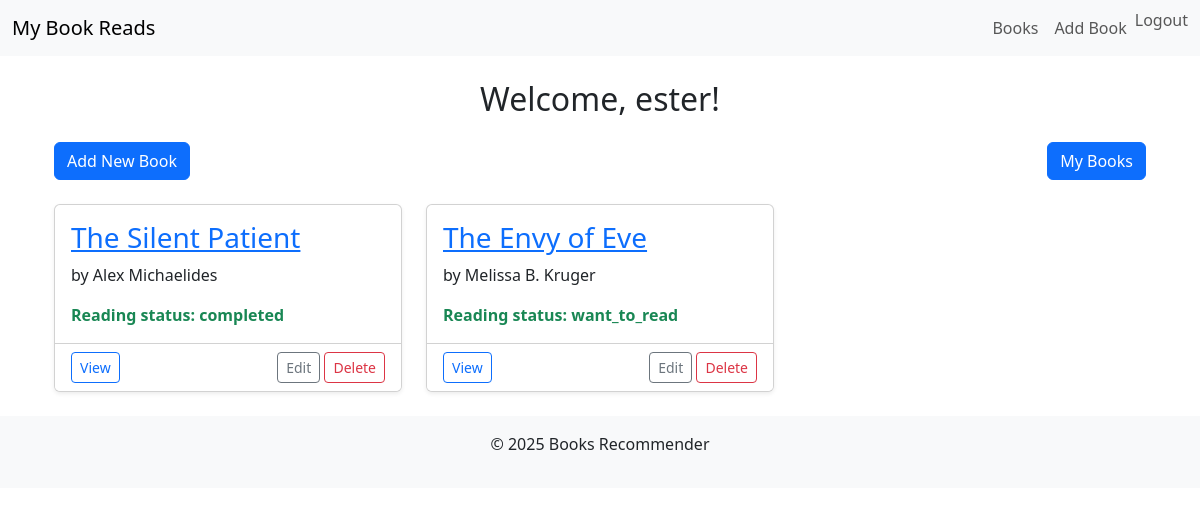
Page /books/ (signed in) on the earlier database version.
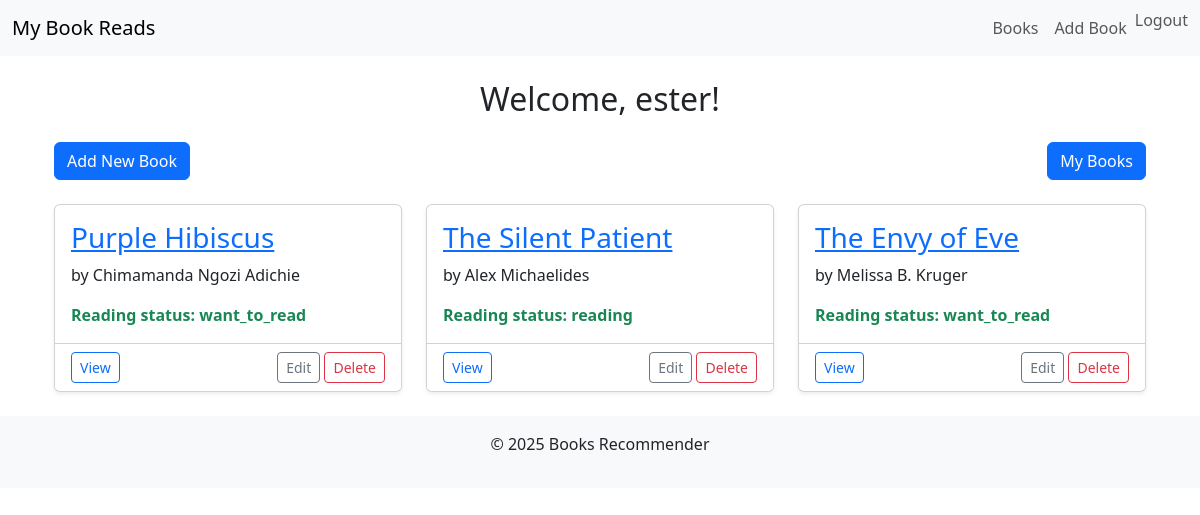
Same page on the later database version.
### books/models.py (models this page shows)
class Book(models.Model):
    STATUS_CHOICES = (
        ('reading', 'Currently Reading'),
        ('completed', 'Completed'),
        ('want_to_read', 'Want to Read'),
    )
    user = models.ForeignKey(User, on_delete=models.CASCADE, related_name='books')
    title = models.CharField(max_length=255)
    author = models.CharField(max_length=255)
    description = models.TextField(blank=True, null=True)
    tags = TaggableManager(blank=True)  # Using taggit for tagging books
    isbn = models.CharField(max_length=13, db_index=True, blank=True)
    total_pages = models.PositiveIntegerField(null=True, blank=True)
    current_page = models.PositiveIntegerField(default=0)
    status = models.CharField(
        max_length=20,
        choices=STATUS_CHOICES,
        default='want_to_read'
    )
    date_added = models.DateTimeField(auto_now_add=True)
    last_updated = models.DateTimeField(auto_now=True)
    class Meta:
        ordering = ['-date_added']
        unique_together = ['user', 'title', 'author']
        verbose_name = 'Book'

### books/views.py (the view)
# urls.py: path("books/", BookListView.as_view(), name="book_list"),
class BookListView(ListView):
    model = Book
    template_name = "book_list.html"
    context_object_name = "books"
    paginate_by = 9  # Number of books per page
    def get_queryset(self):
        if self.request.user.is_authenticated:
            return Book.objects.filter(user=self.request.user)
        else:
            return Book.objects.all()

### books/templates/books/book_list.html (shortened to what this page needs)
{% extends "books/base.html" %}
{% block content %}
<div class="container mt-4">
    <div class="d-flex justify-content-between align-items-center mb-4">
        {% if user.is_authenticated %}
            <a href="{% url 'book-add' %}" class="btn btn-primary">Add New Book</a>
            <a href="{% url 'book_list' %}" class="btn btn-primary">My Books</a>
        {% endif %}
    </div>
    {% if books %}
    <div class="row row-cols-1 row-cols-md-2 row-cols-lg-3 g-4">
        {% for book in books %}
        <div class="col">
            <div class="card h-100 shadow-sm">
                <div class="card-body">
                    <h3 class="card-title">
                        <a href="{% url 'book_detail' book.pk %}">{{ book.title }}</a>
                    </h3>
                    <p class="card-text">by {{ book.author }}</p>
                    {% if user.is_authenticated and book.user == user %}
                        <strong><p class="card-text text-success">Reading status: {{ book.status }}</p></strong>
                    {% endif %}
                </div>
                <div class="card-footer bg-white">
                    <div class="d-flex justify-content-between">
                        <a href="{% url 'book_detail' book.pk %}"
                           class="btn btn-sm btn-outline-primary">
                            View
                        </a>
                        {% if user.is_authenticated and book.user == user %}
                        <div>
                            <a href="{% url 'book-edit' book.pk %}"
                               class="btn btn-sm btn-outline-secondary">
                                Edit
                            </a>
                            <a href="{% url 'book-delete' book.pk %}"
                               class="btn btn-sm btn-outline-danger">
                                Delete
                            </a>
                        </div>
                        {% endif %}
                    </div>
                </div>
            </div>
        </div>
        {% endfor %}
    </div>
    {% endif %}
</div>
{% endblock %}

Differences in the rows shown:
added Book: title "Purple Hibiscus", author "Chimamanda Ngozi Adichie", status "want_to_read", shows "Edit"
changed Book "The Silent Patient": status "completed" → "reading"
